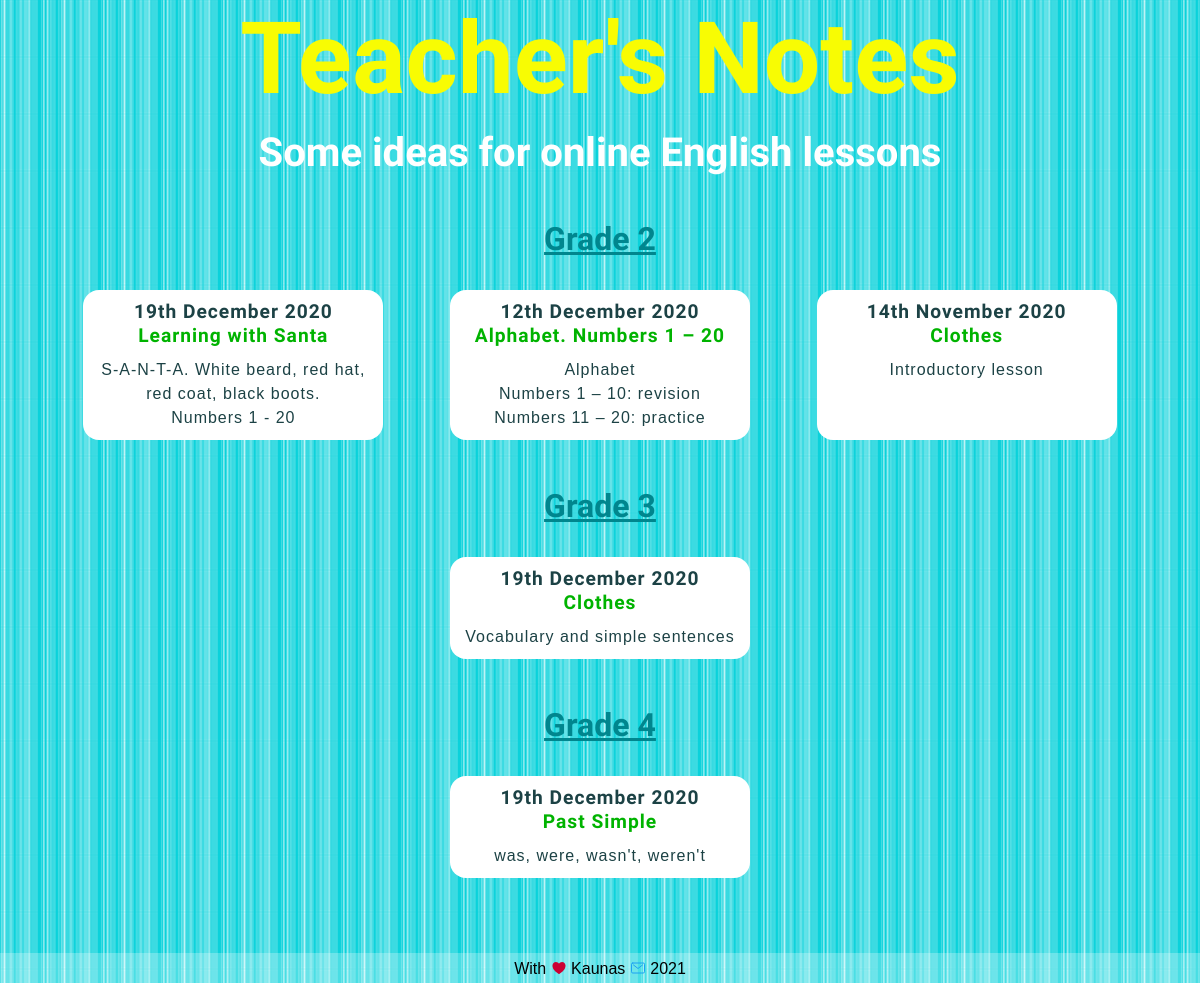
/, run on an earlier commit of the app's database.
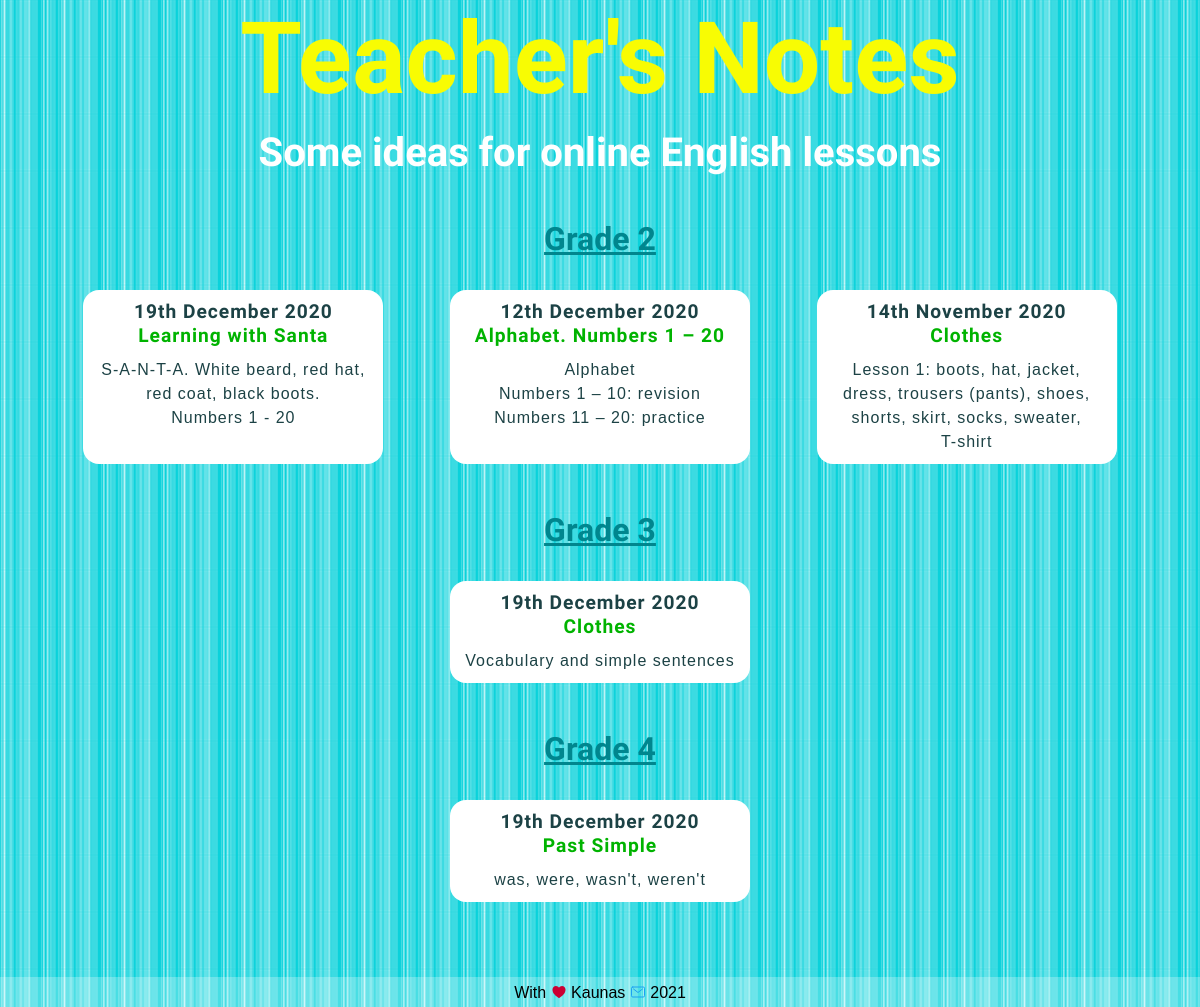
And on a later commit of the database.
### blog/models.py (models this page shows, shortened)
class Grade2blogpost(models.Model):
    grade = models.CharField(max_length=10, default='Grade 2')
    date = models.DateField()
    title = models.TextField(max_length=200)
    intro = models.TextField(max_length=400, default='intro')
    description = models.TextField()
    image = models.ImageField(upload_to='blog/images/', default='blog/images/soon.png')
    file = models.FileField(upload_to='blog/lessonplans/', default='blog/lessonplans/empty.pdf')
    credits = models.TextField(blank='True')

### blog/views.py (the view)
# urls.py: path('', views.all_posts, name='all_posts'),
def all_posts(request):
    grade2blogposts = Grade2blogpost.objects.order_by('-date')[:3]
    grade3blogposts = Grade3blogpost.objects.order_by('-date')[:3]
    grade4blogposts = Grade4blogpost.objects.order_by('-date')[:3]
    return render(request, 'blog/all_posts.html', {'grade2blogposts': grade2blogposts,
                                                   'grade3blogposts': grade3blogposts,
                                                   'grade4blogposts': grade4blogposts})

### blog/templates/blog/all_posts.html (shortened to what this page needs)
<!DOCTYPE html>
{% load static %}
<html lang="en">
<head>
    <link href="{% static 'blog/all_posts.css' %}" type="text/css" rel="stylesheet"/>
    <link href="{% static 'blog/queries.css' %}" type="text/css" rel="stylesheet"/>
</head>
<header>
    <h1>Teacher's Notes</h1>
    <h2>Some ideas for online English lessons</h2>
</header>
<section>
    <a href="{% url 'blog:url_all_grade2' %}"><h3>Grade 2</h3></a>
    <div class="flex-container">
        {% for blogpost in grade2blogposts %}
            <a class="button" href="{% url 'blog:url_one_grade2' blogpost.id %}">
                <h4>{{ blogpost.date|date:'jS F Y' }}</h4>
                <h5>{{ blogpost.title }}</h5>
                <p>{{ blogpost.intro|safe|truncatewords:20 }}</p></a>
        {% endfor %}
    </div>
</section>
<section>
    <a href="{% url 'blog:url_all_grade3' %}"><h3>Grade 3</h3></a>
    <div class="flex-container">
        {% for blogpost in grade3blogposts %}
            <a class="button" href="{% url 'blog:url_one_grade3' blogpost.id %}">
                <h4>{{ blogpost.date|date:'jS F Y' }}</h4>
                <h5>{{ blogpost.title }}</h5>
                <p>{{ blogpost.intro|safe|truncatewords:20 }}</p></a>
        {% endfor %}
    </div>
</section>
<section>
    <a href="{% url 'blog:url_all_grade4' %}"><h3>Grade 4</h3></a>
    <div class="flex-container">
        {% for blogpost in grade4blogposts %}
            <a class="button" href="{% url 'blog:url_one_grade4' blogpost.id %}">
                <h4>{{ blogpost.date|date:'jS F Y' }}</h4>
                <h5>{{ blogpost.title }}</h5>
                <p>{{ blogpost.intro|safe|truncatewords:20 }}</p></a>
        {% endfor %}
    </div>
</section>
<footer>
    <p class="signature">With <a>
        <ion-icon class="heart" name="heart"></ion-icon>
    </a> Kaunas
        <a style="text-decoration: none" href="mailto:welcome@listensingtalk.com">
            <ion-icon class="mail" name="mail-outline"></ion-icon>
        </a> 2021
    </p>
</footer>
</body>
</html>

What changed in the data, as far as the page shows it:
changed Grade2blogpost "Clothes": intro "Introductory lesson" → "Lesson 1: boots, hat, jacket, dress, trousers (pants), shoes, shorts, skirt, socks, sweater, T-shirt"
